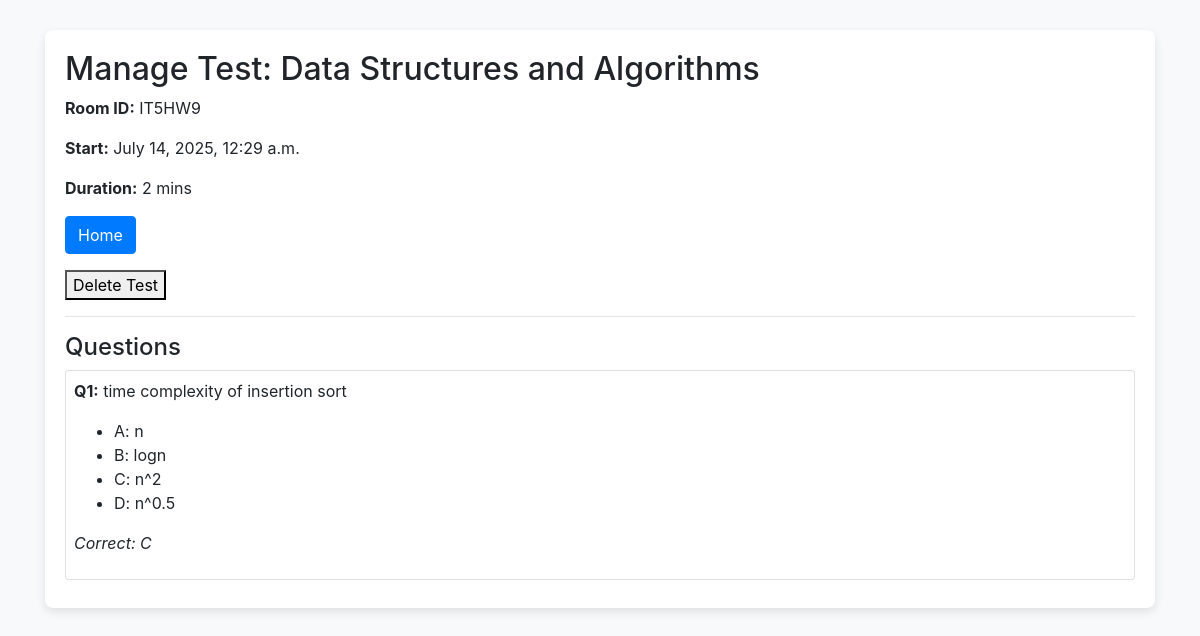
/visit_test/1 (signed in), run on an earlier commit of the app's database.
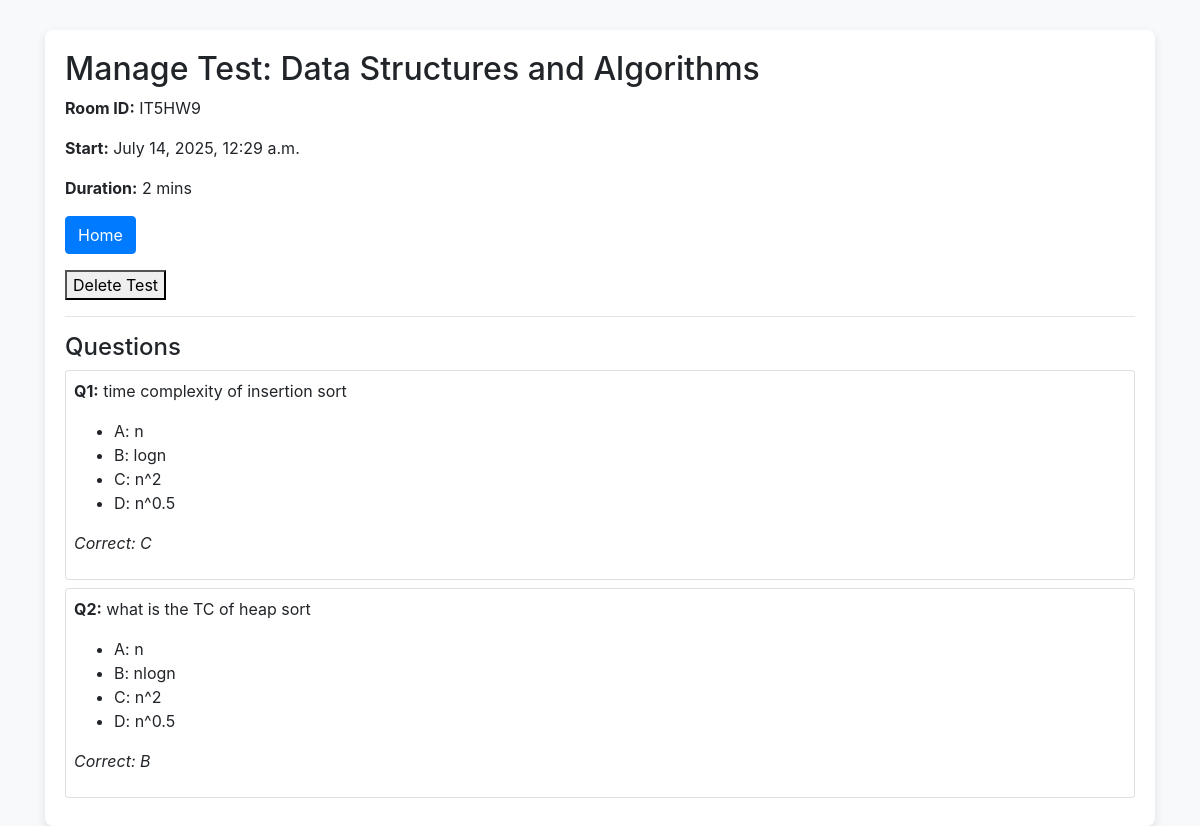
And on a later commit of the database.
### quizApp/models.py (models this page shows, shortened)
class Question(models.Model):
    test = models.ForeignKey(Test,on_delete=models.CASCADE,related_name='questions')
    question_text = models.TextField()
    option_a = models.CharField(max_length=200)
    option_b = models.CharField(max_length=200)
    option_c = models.CharField(max_length=200)
    option_d = models.CharField(max_length=200)
    correct_option = models.CharField(max_length=1)

### quizApp/views.py (the view)
# urls.py: path("visit_test/<int:testID>",views.visit_test, name="visit_test"),
@teacher_required
def visit_test(request,testID):
    if not request.user.is_authenticated or request.user.user_type!="Teacher":
        return HttpResponseRedirect(reverse("login"))
    test = get_object_or_404(Test,id=testID)
    questions = test.questions.all()
    editable=( test.start_time - timezone.now()) >= timedelta(minutes=10)
    return render(request,"quizApp/visit_test.html",{
        "test":test,
        "questions":questions,
        "editable":editable
    })

### quizApp/views.py (called while the page is built)
def teacher_required(view_func):
    @wraps(view_func)
    def _wrapped_view(request,*args,**kwargs):
        if not request.user.is_authenticated:
            return redirect("login")
        if request.user.user_type != "Teacher":
            return redirect("index")
        return view_func(request,*args,**kwargs)
    return _wrapped_view

### quizApp/templates/quizApp/visit_test.html (shortened to what this page needs)
{% extends "quizApp/layout.html" %}
{% block body %}
<h2>Manage Test: {{ test.title }}</h2>
<p><strong>Room ID:</strong> {{ test.room_id }}</p>
<p><strong>Start:</strong> {{ test.start_time }}</p>
<p><strong>Duration:</strong> {{ test.duration_minutes }} mins</p>
<a href="{% url 'index' %}" class="btn btn-primary mb-3">Home</a>
<div class="mb-3">
    <form method="POST" action="{% url 'delete_test' test.id %}" style="display:inline;">
        <button type="submit" onclick="return confirm('Are you sure you want to delete this test?')">
            Delete Test
        </button>
    </form>
</div>
<hr>
<h4>Questions</h4>
{% for q in questions %}
<div class="card mb-2 p-2">
    <p><strong>Q{{ forloop.counter }}:</strong> {{ q.question_text }}</p>
    <ul>
        <li>A: {{ q.option_a }}</li>
        <li>B: {{ q.option_b }}</li>
        <li>C: {{ q.option_c }}</li>
        <li>D: {{ q.option_d }}</li>
    </ul>
    <p><em>Correct: {{ q.correct_option }}</em></p>
</div>
{% empty %}
<p>No questions added yet.</p>
{% endfor %}
{% endblock %}

What changed in the data, as far as the page shows it:
added Question: question_text "what is the TC of heap sort", option_a "n", option_b "nlogn", option_c "n^2", option_d "n^0.5", correct_option "B"
